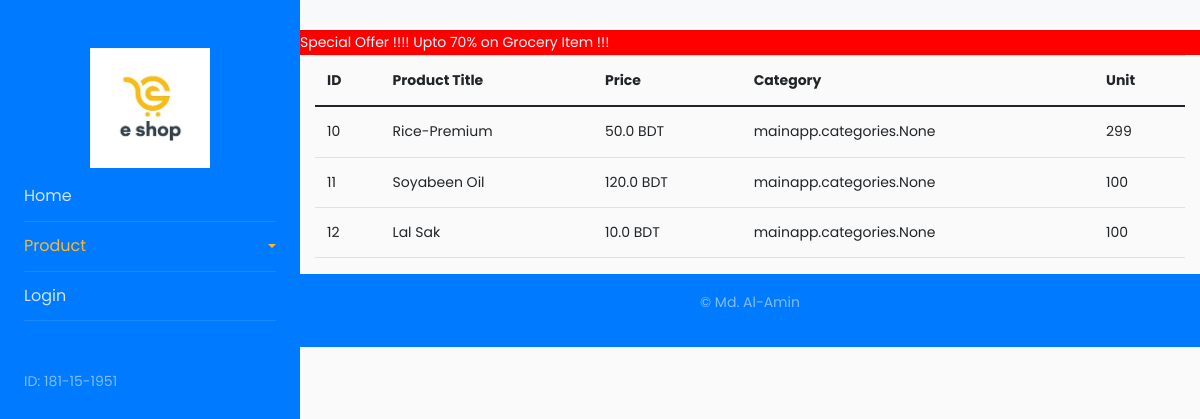
Page /Grocery on the committed database.
### mainapp/models.py (models this page shows)
class product(models.Model):
    seller = models.ForeignKey(User, on_delete=models.CASCADE, null=True, blank=True)
    title = models.CharField(max_length=100)
    price = models.FloatField()
    category = models.ManyToManyField(categories)
    Available_Unit = models.IntegerField()

### mainapp/views.py (the view)
# urls.py: path('Grocery', views.Grocery, name="Grocery"),
def Grocery(request):
    products = product.objects.filter(category__id='3')
    return render(request, 'products.html',{'products':products})

### mainapp/templates/products.html
{% extends 'base.html' %}
{% load static %}
{% block content%}
<div class="container">
  <table class="table">
    <thead>
      <tr>
        <th scope="col">ID</th>
        <th scope="col">Product Title</th>
        <th scope="col">Price</th>
        <th scope="col">Category</th>
        <th scope="col">Unit</th>
      </tr>
    </thead>
    <tbody>
      {% for p in products %}
      <tr>
        <td scope="row" >{{p.id}}</td>
        <td>{{p.title}}</td>
        <td>{{p.price}} BDT</td>
        <td>{{p.category}}</td>
        <td>{{p.Available_Unit}}</td>
      </tr>
      {% endfor %}
    </tbody>
  </table>
</div>
{% endblock %}

### mainapp/templates/base.html (shortened to what this page needs)
{% load static %}
<!doctype html>
<html lang="en">
<head>
    <link href="https://cdn.jsdelivr.net/npm/bootstrap@5.0.0-beta3/dist/css/bootstrap.min.css" rel="stylesheet"
>
    <link rel="stylesheet" href="https://stackpath.bootstrapcdn.com/font-awesome/4.7.0/css/font-awesome.min.css">
    <link rel="stylesheet" href="{% static 'css/style.css' %}">
</head>
<body>
    <div class="wrapper d-flex align-items-stretch">
        <nav id="sidebar" class="bg-primary">
            <div class="p-4 pt-5">
                <a href="#" class="img logo mb-1"
                    style="background-image: url({% static 'images/ecommerce logo.jpg' %});"></a>
                <ul class="list-unstyled components mb-5">
                    <li>
                        <a href="{% url 'index' %}">Home</a>
                    </li>
                    <li class="active">
                        <a href="#homeSubmenu" data-toggle="collapse" aria-expanded="false"
                            class="dropdown-toggle">Product</a>
                    </li>
                    {% if user.is_authenticated %}
                    <li>
                        <a href="{% url 'logout' %}">Logout</a>
                    </li>
                    <li>
                        <a href="{% url 'profile' %}">Profile</a>
                    </li>
                    {%else %}
                    <li>
                        <a href="{% url 'login' %}">Login</a>
                    </li>
                    {% endif%}
                </ul>
                <div class="footer">
                    <p>
                        ID: 181-15-1951
                    </p>
                </div>
            </div>
        </nav>
        <div id="content" class="#">
            <nav class="navbar navbar-expand-lg navbar-light bg-light">
            </nav>
            <marquee width="100%" direction="left" style="background-color: red; color: aliceblue;">
                Special Offer !!!! Upto 70% on Grocery Item !!!
                </marquee>
            {% block content %}
            {% endblock %}
            <footer class="footer bg-primary">
                <div class="text-center text-dark p-3">
                    <p>&copy Md. Al-Amin</p>
                </div>
            </footer>
        </div>
    </div>
</body>
</html>

### rows in the picture
product: id "10", title "Rice-Premium", price "50.0", category "mainapp.categories.None", Available_Unit "299"
product: id "11", title "Soyabeen Oil", price "120.0", category "mainapp.categories.None", Available_Unit "100"
product: id "12", title "Lal Sak", price "10.0", category "mainapp.categories.None", Available_Unit "100"
